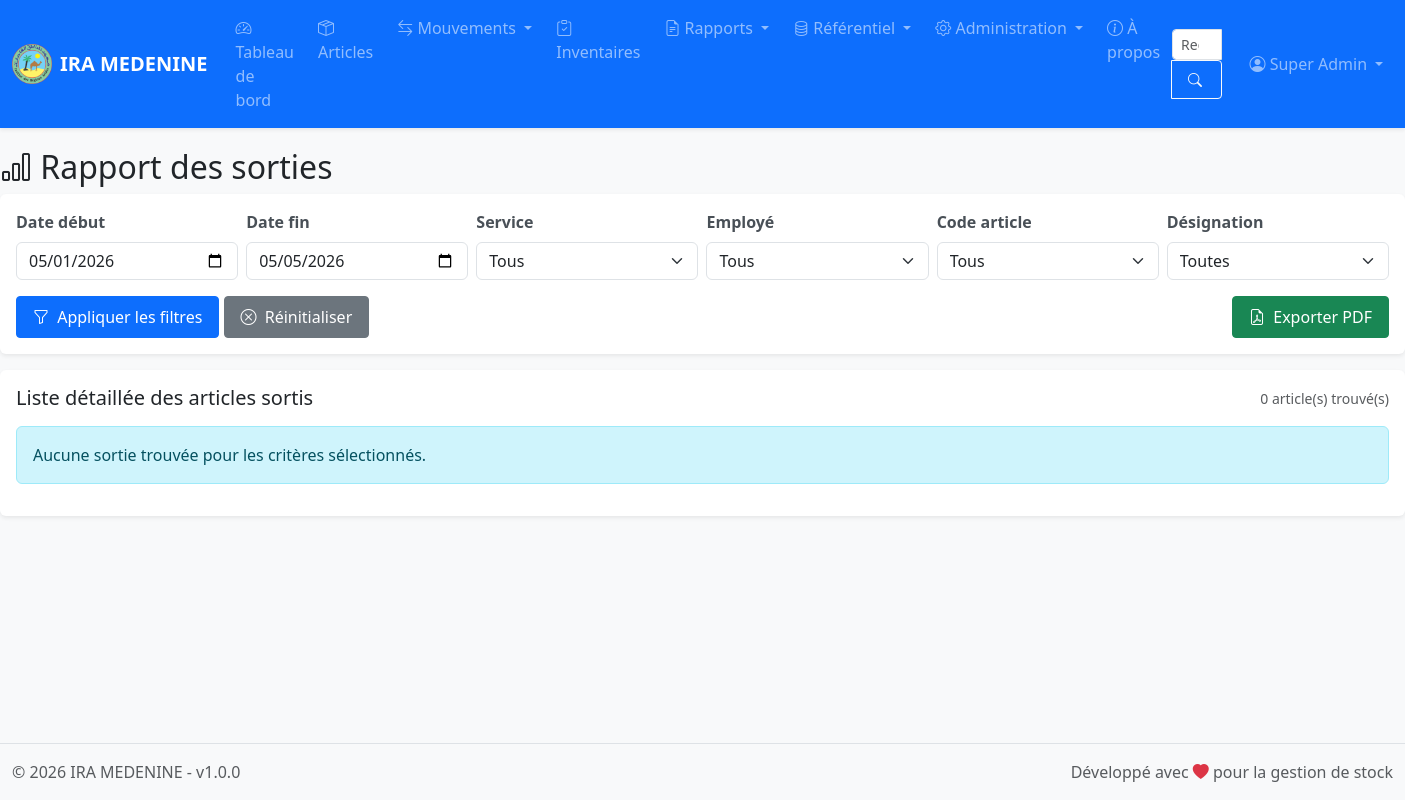
/pages/rapports/sorties.php (signed in), run on the app's committed database.
### tables this page shows
CREATE TABLE IF NOT EXISTS `parametres` (
  `id` int NOT NULL AUTO_INCREMENT,
  `nom_etablissement` varchar(255) NOT NULL,
  `logo` varchar(255) DEFAULT NULL,
  `adresse` text,
  `tel_fixe` varchar(20) DEFAULT NULL,
  `tel_mobile` varchar(20) DEFAULT NULL,
  `fax` varchar(20) DEFAULT NULL,
  `email` varchar(100) DEFAULT NULL,
  `site_web` varchar(50) NOT NULL,
  `created_at` timestamp NOT NULL DEFAULT CURRENT_TIMESTAMP,
  `updated_at` timestamp NOT NULL DEFAULT CURRENT_TIMESTAMP ON UPDATE CURRENT_TIMESTAMP,
  PRIMARY KEY (`id`)
);

### classes/Database.php (called while the page is built, shortened)
<?php
class Database {
    private static $instance = null;
    private $connection;
    private $stmt;
    private function __construct() {
        try {
            $dsn = "mysql:host=" . DB_HOST . ";dbname=" . DB_NAME . ";charset=" . DB_CHARSET;
            $options = [
                PDO::ATTR_ERRMODE => PDO::ERRMODE_EXCEPTION,
                PDO::ATTR_DEFAULT_FETCH_MODE => PDO::FETCH_ASSOC,
                PDO::ATTR_EMULATE_PREPARES => true,
                PDO::ATTR_PERSISTENT => true,
                PDO::MYSQL_ATTR_INIT_COMMAND => "SET NAMES " . DB_CHARSET
            ];
            $this->connection = new PDO($dsn, DB_USER, DB_PASS, $options);
        } catch (PDOException $e) {
            die("Erreur de connexion à la base de données: " . $e->getMessage());
        }
    }
    public static function getInstance() {
        if (self::$instance === null) {
            self::$instance = new self();
        }
        return self::$instance;
    }
    public function getConnection() {
        return $this->connection;
    }
    public function prepare($sql) {
        $this->stmt = $this->connection->prepare($sql);
        return $this;
    }
    public function fetch() {
        $this->stmt->execute();
        return $this->stmt->fetch();
    }
}

### config/config.php (called while the page is built, shortened)
<?php
spl_autoload_register(function ($class) {
    $class_file = ROOT_PATH . '/classes/' . $class . '.php';
});

### classes/Auth.php (called while the page is built, shortened)
<?php
class Auth {
    private $db;
    public function __construct() {
        $this->db = Database::getInstance();
    }
    public function isLoggedIn() {
        if (isset($_SESSION['user_id']) && isset($_SESSION['last_activity'])) {
            return true;
        }
        return false;
    }
    public function getUser() {
        if ($this->isLoggedIn()) {
            return [
                'id' => $_SESSION['user_id'],
                'login' => $_SESSION['user_login'],
                'nom' => $_SESSION['user_nom'],
                'prenom' => $_SESSION['user_prenom'],
                'mail' => $_SESSION['user_mail'],
                'role_id' => $_SESSION['user_role_id'],
                'role_name' => $_SESSION['user_role_name']
            ];
        }
        return null;
    }
    public function isAdmin() {
        return isset($_SESSION['user_role_name']) && $_SESSION['user_role_name'] === 'admin';
    }
    public function hasPermission($module, $action) {
        if ($this->isAdmin()) {
            return true;
        }
        $sql = "SELECT COUNT(*) as count
                FROM role_permissions rp
                INNER JOIN permissions p ON rp.permission_id = p.id
                WHERE rp.role_id = :role_id
                AND p.module = :module
                AND p.action = :action";
        $this->db->prepare($sql);
        $this->db->bind(':role_id', $_SESSION['user_role_id']);
        $this->db->bind(':module', $module);
        $this->db->bind(':action', $action);
        $result = $this->db->fetch();
        return $result['count'] > 0;
    }
}

### pages/rapports/sorties.php (the view, shortened to what this page needs)
<?php
require_once __DIR__ . '/../../includes/header.php';
$auth->requirePermission('rapports', 'view');
$db = Database::getInstance();
$date_debut = $_GET['date_debut'] ?? date('Y-m-01');
$date_fin = $_GET['date_fin'] ?? date('Y-m-d');
$sql = "SELECT s.id as sortie_id, s.date, s.service_id, s.employe_id, s.notes,
               serv.nom as service_nom,
               emp.nom as employe_nom, emp.prenom as employe_prenom,
               ls.code_article, ls.designation as article_designation, ls.qte_sortie,
               a.designation as article_designation_full
        FROM sorties s
        INNER JOIN services serv ON s.service_id = serv.id
        INNER JOIN employes emp ON s.employe_id = emp.id
        INNER JOIN ligne_sorties ls ON s.id = ls.sortie_id
        LEFT JOIN articles a ON ls.article_id = a.id
        WHERE s.date BETWEEN :date_debut AND :date_fin";
$params = [':date_debut' => $date_debut, ':date_fin' => $date_fin];
$sql .= " ORDER BY s.date DESC, s.id DESC, ls.created_at ASC";
$stmt = $db->getConnection()->prepare($sql);
foreach ($params as $key => $value) {
    $stmt->bindValue($key, $value);
}
$stmt->execute();
$lignes_sorties = $stmt->fetchAll();
?>
<?php require_once __DIR__ . '/../../includes/navbar.php'; ?>
<div class="container-fluid main-container">
    <h2><i class="bi bi-bar-chart"></i> Rapport des sorties</h2>
    <form method="GET" class="card mb-3">
        <div class="card-body">
            <div class="row g-2">
                <div class="col-md-2">
                    <label class="form-label">Date début</label>
                    <input type="date" class="form-control" name="date_debut" value="<?php echo $date_debut; ?>">
                </div>
                <div class="col-md-2">
                    <label class="form-label">Date fin</label>
                    <input type="date" class="form-control" name="date_fin" value="<?php echo $date_fin; ?>">
                </div>
                <div class="col-md-2">
                    <label class="form-label">Service</label>
                    <select class="form-select" name="service_id" id="service_id">
                        <option value="">Tous</option>
                    </select>
                </div>
                <div class="col-md-2">
                    <label class="form-label">Employé</label>
                    <select class="form-select" name="employe_id" id="employe_id">
                        <option value="">Tous</option>
                    </select>
                </div>
                <div class="col-md-2">
                    <label class="form-label">Code article</label>
                    <select class="form-select select2-code" name="code_article" id="code_article" data-placeholder="Rechercher un code article...">
                        <option value="">Tous</option>
                    </select>
                </div>
                <div class="col-md-2">
                    <label class="form-label">Désignation</label>
                    <select class="form-select select2-designation" name="designation" id="designation" data-placeholder="Rechercher une désignation...">
                        <option value="">Toutes</option>
                    </select>
                </div>
            </div>
            <div class="row mt-3">
                <div class="col-md-8">
                    <button type="submit" class="btn btn-primary">
                        <i class="bi bi-funnel"></i> Appliquer les filtres
                    </button>
                    <a href="sorties.php" class="btn btn-secondary">
                        <i class="bi bi-x-circle"></i> Réinitialiser
                    </a>
                </div>
                <div class="col-md-4 text-end">
                    <a href="export_sortie_pdf.php?<?php echo http_build_query($_GET); ?>" class="btn btn-success" target="_blank">
                        <i class="bi bi-file-earmark-pdf"></i> Exporter PDF
                    </a>
                </div>
            </div>
        </div>
    </form>
    <div class="card">
        <div class="card-body">
            <div class="d-flex justify-content-between align-items-center mb-3">
                <h5 class="card-title mb-0">Liste détaillée des articles sortis</h5>
                <div class="text-muted">
                    <small><?php echo count($lignes_sorties); ?> article(s) trouvé(s)</small>
                </div>
            </div>
            <?php if (empty($lignes_sorties)): ?>
                <div class="alert alert-info">
                    Aucune sortie trouvée pour les critères sélectionnés.
                </div>
            <?php endif; ?>
        </div>
    </div>
</div>
<?php require_once __DIR__ . '/../../includes/footer.php'; ?>

### includes/navbar.php (shortened to what this page needs)
<nav class="navbar navbar-expand-lg navbar-dark bg-primary sticky-top">
    <div class="container-fluid">
        <a class="navbar-brand d-flex align-items-center" href="<?php echo BASE_URL; ?>/index.php">
            <?php if (!empty($parametres['logo'])): ?>
                <img src="<?php echo BASE_URL; ?>/uploads/logo/<?php echo htmlspecialchars($parametres['logo']); ?>" alt="Logo" height="40" class="me-2" style="object-fit:contain;">
            <?php endif; ?>
            <span class="fw-bold"><?php echo htmlspecialchars($parametres['nom_etablissement'] ?? APP_NAME); ?></span>
        </a>
        <div class="collapse navbar-collapse" id="navbarMain">
            <ul class="navbar-nav me-auto mb-2 mb-lg-0">
                <li class="nav-item">
                    <a class="nav-link <?php echo basename($_SERVER['PHP_SELF']) == 'index.php' ? 'active' : ''; ?>" href="<?php echo BASE_URL; ?>/index.php">
                        <i class="bi bi-speedometer2"></i> Tableau de bord
                    </a>
                </li>
                <?php if ($auth->hasPermission('articles', 'view')): ?>
                <li class="nav-item">
                    <a class="nav-link <?php echo strpos($_SERVER['PHP_SELF'], 'articles') !== false ? 'active' : ''; ?>" href="<?php echo BASE_URL; ?>/pages/articles/index.php">
                        <i class="bi bi-box-seam"></i> Articles
                    </a>
                </li>
                <?php endif; ?>
                <?php if ($auth->hasPermission('entrees', 'view') || $auth->hasPermission('sorties', 'view') || $auth->hasPermission('retours', 'view')): ?>
                <li class="nav-item dropdown">
                    <a class="nav-link dropdown-toggle" href="#" id="navbarMouvements" role="button" data-bs-toggle="dropdown" aria-expanded="false">
                        <i class="bi bi-arrow-left-right"></i> Mouvements
                    </a>
                </li>
                <?php endif; ?>
                <?php if ($auth->hasPermission('inventaires', 'view')): ?>
                <li class="nav-item">
                    <a class="nav-link <?php echo strpos($_SERVER['PHP_SELF'], 'inventaires') !== false ? 'active' : ''; ?>" href="<?php echo BASE_URL; ?>/pages/inventaires/index.php">
                        <i class="bi bi-clipboard-check"></i> Inventaires
                    </a>
                </li>
                <?php endif; ?>
                <?php if ($auth->hasPermission('rapports', 'view')): ?>
                <li class="nav-item dropdown">
                    <a class="nav-link dropdown-toggle" href="#" id="navbarRapports" role="button" data-bs-toggle="dropdown" aria-expanded="false">
                        <i class="bi bi-file-earmark-text"></i> Rapports
                    </a>
                </li>
                <?php endif; ?>
                <?php if ($auth->hasPermission('services', 'view') || $auth->hasPermission('employes', 'view') || $auth->hasPermission('fournisseurs', 'view') || $auth->hasPermission('equipes', 'view')): ?>
                <li class="nav-item dropdown">
                    <a class="nav-link dropdown-toggle" href="#" id="navbarReferentiel" role="button" data-bs-toggle="dropdown" aria-expanded="false">
                        <i class="bi bi-database"></i> Référentiel
                    </a>
                </li>
                <?php endif; ?>
                <?php if ($auth->isAdmin()): ?>
                <li class="nav-item dropdown">
                    <a class="nav-link dropdown-toggle" href="#" id="navbarAdmin" role="button" data-bs-toggle="dropdown" aria-expanded="false">
                        <i class="bi bi-gear"></i> Administration
                    </a>
                </li>
                <?php endif; ?>
                <li class="nav-item">
                    <a class="nav-link" href="<?php echo BASE_URL; ?>/pages/apropos/index.php">
                        <i class="bi bi-info-circle"></i> À propos
                    </a>
                </li>
            </ul>
            <form class="d-flex me-3" action="<?php echo BASE_URL; ?>/pages/search.php" method="GET">
                <div class="input-group">
                    <input class="form-control form-control-sm" type="search" placeholder="Rechercher..." aria-label="Rechercher" name="q" required>
                    <button class="btn btn-outline-light btn-sm" type="submit"><i class="bi bi-search"></i></button>
                </div>
            </form>
            <ul class="navbar-nav">
                <li class="nav-item dropdown">
                    <a class="nav-link dropdown-toggle" href="#" id="navbarUser" role="button" data-bs-toggle="dropdown" aria-expanded="false">
                        <i class="bi bi-person-circle"></i> <?php echo $current_user['prenom'] . ' ' . $current_user['nom']; ?>
                    </a>
                </li>
            </ul>
        </div>
    </div>
</nav>

### includes/footer.php (shortened to what this page needs)
    <footer class="footer mt-auto py-3 bg-light border-top">
        <div class="container-fluid">
            <div class="row">
                <div class="col-md-6 text-muted">
                    &copy; <?php echo date('Y'); ?> <?php echo $parametres['nom_etablissement'] ?? APP_NAME; ?> - v<?php echo APP_VERSION; ?>
                </div>
                <div class="col-md-6 text-end text-muted">
                    Développé avec <i class="bi bi-heart-fill text-danger"></i> pour la gestion de stock
                </div>
            </div>
        </div>
    </footer>
</body>
</html>

### assets/css/style.css (style rules this page uses)
:root { --primary-color: #0d6efd; --secondary-color: #6c757d; --success-color: #198754; --danger-color: #dc3545; --warning-color: #ffc107; --info-color: #0dcaf0; }
body { min-height: 100vh; display: flex; flex-direction: column; font-family: 'Segoe UI', Tahoma, Geneva, Verdana, sans-serif; background-color: #f8f9fa; }
.main-container { flex: 1; padding: 20px 0; }
.card { border: none; box-shadow: 0 0.125rem 0.25rem rgba(0, 0, 0, 0.075); margin-bottom: 1.5rem; transition: none; transform: none; animation: none; }
.btn { font-weight: 500; padding: 0.5rem 1rem; border-radius: 0.25rem; transition: all 0.2s; }
.btn i { margin-right: 0.25rem; }
.btn-sm i { margin-right: 0.15rem; }
.form-label { font-weight: 600; color: #495057; margin-bottom: 0.5rem; }
.navbar { box-shadow: 0 0.125rem 0.25rem rgba(0, 0, 0, 0.075); }
.navbar-brand img { transition: transform 0.2s; }
.navbar-nav .nav-link { padding: 0.5rem 1rem; transition: background-color 0.2s; border-radius: 0.25rem; margin: 0 0.25rem; }
.footer { margin-top: auto; background-color: #f8f9fa; }

### data on the page
parametres: logo (picture), nom_etablissement "IRA MEDENINE"

### other printed values
$current_user['prenom'] "Super"
$current_user['nom'] "Admin"
count($lignes_sorties) "0"
APP_VERSION "1.0.0"
